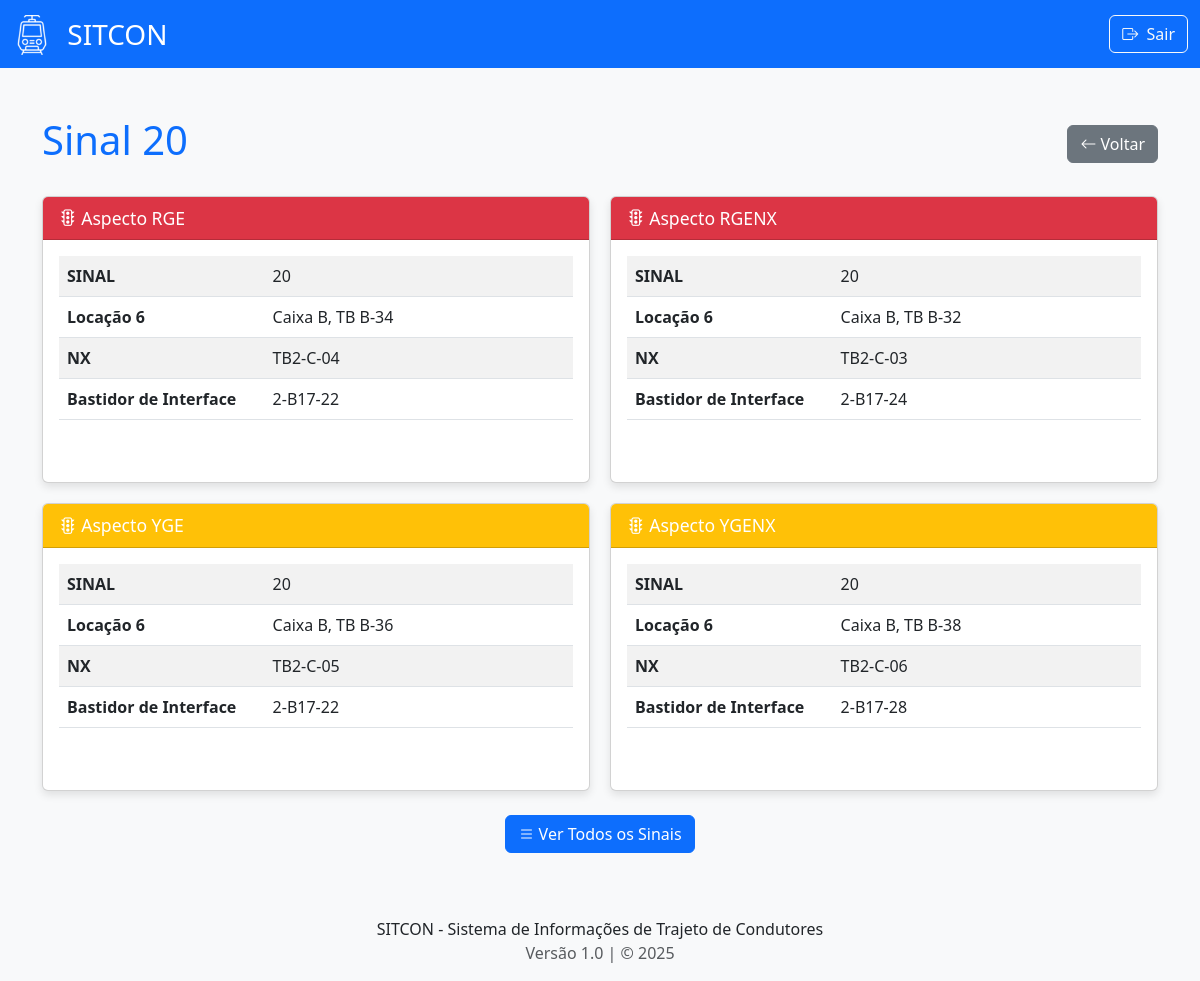
Screenshot of /sinais/20 (signed in) with the database file from the repository.
### models.py (models this page shows, shortened)
class Sinais(db.Model):
    __tablename__ = 'sinais'
    idSinais = db.Column(db.Integer, primary_key=True)
    tipoAspecto = db.Column(db.String(5), primary_key=True)
    L1 = db.Column(db.String(8), nullable=True)
    L2 = db.Column(db.String(8), nullable=True)
    L3 = db.Column(db.String(8), nullable=True)
    L4 = db.Column(db.String(8), nullable=True)
    L5 = db.Column(db.String(8), nullable=True)
    L6 = db.Column(db.String(8), nullable=True)
    L7 = db.Column(db.String(8), nullable=True)
    L8 = db.Column(db.String(8), nullable=True)
    L10 = db.Column(db.String(8), nullable=True)
    tower = db.Column(db.String(8), nullable=True)
    interface = db.Column(db.String(8), nullable=True)
    L14 = db.Column(db.String(8), nullable=True)
    L15 = db.Column(db.String(8), nullable=True)
    L16 = db.Column(db.String(8), nullable=True)
    L18 = db.Column(db.String(8), nullable=True)
    L19 = db.Column(db.String(8), nullable=True)
    L20 = db.Column(db.String(8), nullable=True)
    L21 = db.Column(db.String(8), nullable=True)
    L22 = db.Column(db.String(8), nullable=True)
    L23 = db.Column(db.String(8), nullable=True)

### app.py (the view)
@app.route('/sinais/<sinal_id>')
@login_required
def sinal_detail(sinal_id):
    try:
        sinal_number = int(sinal_id)
    except ValueError:
        flash('ID do SINAL inválido', 'error')
        return redirect(url_for('sinais'))
    registros = Sinais.query.filter_by(idSinais=sinal_number).all()
    if not registros:
        flash(f'SINAL {sinal_number} não encontrado', 'warning')
        return redirect(url_for('sinais'))
    dados = formatar_registros(registros, Sinais)
    if not dados:
        flash(f'Sinal {sinal_number} não encontrado', 'warning')
        return redirect(url_for('sinais'))
    return render_template('sinal_detail.html',
                        sinal_id=sinal_number,
                        registros=dados)

### app.py (called while the page is built)
def formatar_valor_locacao(valor):
    if not isinstance(valor, str) or '-' not in valor:
        return valor
    partes = valor.split('-')
    if len(partes) >= 3:
        caixa = f"Caixa {partes[0]}"
        tb = f"TB {partes[1]}-{partes[2]}"
        return f"{caixa}, {tb}"
    elif len(partes) == 2:
        caixa = f"Caixa {partes[0]}"
        tb = f"TB {partes[1]}"
        return f"{caixa}, {tb}"
    else:
        return valor

def formatar_registros(registros, model_class):
    dados_formatados = []
    if not registros:
        return dados_formatados
    for registro in registros:
        campos_registro = {}
        for coluna in model_class.__table__.columns:
            nome_original = coluna.name
            nome_amigavel = TRADUCOES_GERAIS.get(nome_original, nome_original)
            valor = getattr(registro, nome_original)
            if nome_original.startswith('L') and nome_original[1:].isdigit():
                valor = formatar_valor_locacao(valor)
            if valor not in [None, '']:
                campos_registro[nome_amigavel] = valor
        dados_formatados.append(campos_registro)
    return dados_formatados

def login_required(f):
    @wraps(f)
    def decorated_function(*args, **kwargs):
        if not session.get('logado'):
            flash('Acesso não autorizado. Por favor, faça login.', 'warning')
            return redirect(url_for('login'))
        return f(*args, **kwargs)
    return decorated_function

### templates/sinal_detail.html (shortened to what this page needs)
{% extends "base.html" %}
{% block content %}
<div class="d-flex justify-content-between align-items-center mb-4">
  <h1 class="text-primary">Sinal {{ sinal_id }}</h1>
  <a href="{{ url_for('sinais') }}" class="btn btn-secondary">
    <i class="bi bi-arrow-left"></i> Voltar
  </a>
</div>
<div class="registro-grid">
  <div class="card">
    <div class="card-header bg-danger text-white"><i class="bi bi-stoplights"></i> Aspecto RGE</div>
    <div class="card-body">
      <div class="table-responsive">
        <table class="table table-striped">
          <tbody>
            {% if registros|length > 0 %}
              {% for nome, valor in registros[0].items() %}
                {% if nome != 'Tipo do Aspecto' %}
                <tr>
                  <td width="40%"><strong>{{ nome }}</strong></td>
                  <td>{{ valor }}</td>
                </tr>
                {% endif %}
              {% endfor %}
            {% endif %}
          </tbody>
        </table>
      </div>
    </div>
  </div>
  <div class="card">
    <div class="card-header bg-danger text-white"><i class="bi bi-stoplights"></i> Aspecto RGENX</div>
    <div class="card-body">
      <div class="table-responsive">
        <table class="table table-striped">
          <tbody>
            {% if registros|length > 1 %}
              {% for nome, valor in registros[1].items() %}
                {% if nome != 'Tipo do Aspecto' %}
                <tr>
                  <td width="40%"><strong>{{ nome }}</strong></td>
                  <td>{{ valor }}</td>
                </tr>
                {% endif %}
              {% endfor %}
            {% endif %}
          </tbody>
        </table>
      </div>
    </div>
  </div>
  <div class="card">
    <div class="card-header bg-warning text-white"><i class="bi bi-stoplights"></i> Aspecto YGE</div>
    <div class="card-body">
      <div class="table-responsive">
        <table class="table table-striped">
          <tbody>
            {% if registros|length > 2 %}
              {% for nome, valor in registros[2].items() %}
                {% if nome != 'Tipo do Aspecto' %}
                <tr>
                  <td width="40%"><strong>{{ nome }}</strong></td>
                  <td>{{ valor }}</td>
                </tr>
                {% endif %}
              {% endfor %}
            {% endif %}
          </tbody>
        </table>
      </div>
    </div>
  </div>
  <div class="card">
    <div class="card-header bg-warning text-white"><i class="bi bi-stoplights"></i> Aspecto YGENX</div>
    <div class="card-body">
      <div class="table-responsive">
        <table class="table table-striped">
          <tbody>
            {% if registros|length > 3 %}
              {% for nome, valor in registros[3].items() %}
                {% if nome != 'Tipo do Aspecto' %}
                <tr>
                  <td width="40%"><strong>{{ nome }}</strong></td>
                  <td>{{ valor }}</td>
                </tr>
                {% endif %}
              {% endfor %}
            {% endif %}
          </tbody>
        </table>
      </div>
    </div>
  </div>
</div>
<div class="text-center mt-4">
  <a href="{{ url_for('sinais') }}" class="btn btn-primary"><i class="bi bi-list"></i> Ver Todos os Sinais</a>
</div>
{% endblock %}

### static/css/style.css (style rules this page uses)
html, body { height: 100%; }
body { display: flex; flex-direction: column; }
body { background-image: url('../images/fundo.png'); background-size: cover; background-position: center center; background-attachment: fixed; background-color: #f8f9fa; }
.card-header { font-size: 1.1rem; }
.card { box-shadow: 0 4px 8px rgba(0, 0, 0, 0.1); height: 100%; margin-bottom: 30px; }
.table-responsive { max-height: 300px; overflow-y: auto; }
.registro-grid { display: grid; grid-template-columns: repeat(2, 1fr); gap: 20px; }

### rows the page displays
Sinais: nome "NX", tower "TB2-C-04", nome "Bastidor de Interface", interface "2-B17-22"
Sinais: nome "NX", tower "TB2-C-03", nome "Bastidor de Interface", interface "2-B17-24"
Sinais: nome "NX", tower "TB2-C-05", nome "Bastidor de Interface", interface "2-B17-22"
Sinais: nome "NX", tower "TB2-C-06", nome "Bastidor de Interface", interface "2-B17-28"

### other values shown
{{ sinal_id }} "20"
{{ nome }} "SINAL" "Locação 6"
{{ valor }} "20" "Caixa B, TB B-34"
{{ valor }} "20" "Caixa B, TB B-32"
{{ valor }} "20" "Caixa B, TB B-36"
{{ valor }} "20" "Caixa B, TB B-38"
